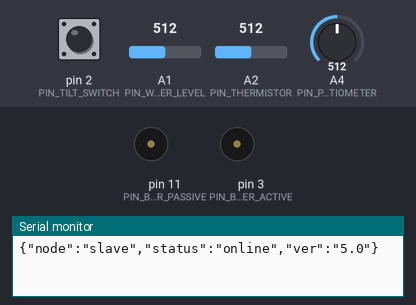
The sketch below on a simulated Arduino Uno, built with avr-gcc and run on an emulated ATmega328P. Parts: buzzer (waves = sounding, pin HIGH), the last lines printed to the serial monitor. The inputs (shaded band) are chosen by the test bench; at power-on: pin 2 (PIN_TILT_SWITCH) HIGH, A1 (PIN_WATER_LEVEL) = 512, A2 (PIN_THERMISTOR) = 512, A4 (PIN_POTENTIOMETER) = 512.

Above: at 1.2 s.
1.3 s: pin 2 (PIN_TILT_SWITCH) pulled LOW for 0.15 s
At 2.6 s:
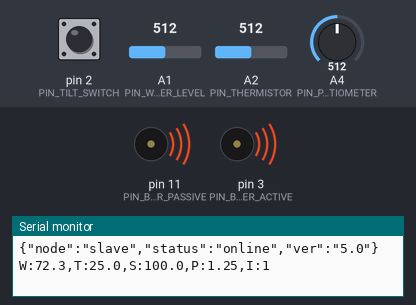
Timing chart, 0 to 17.8 s (numbered marks = the images above; inputs shaded):
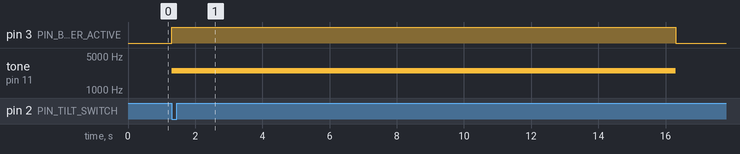

Measured:
- after the input at 1.3 s, pin 3 (PIN_BUZZER_ACTIVE): LOW → HIGH at once, → LOW 15.0 s later; tone on pin 11 (PIN_BUZZER_PASSIVE): silent → 2500 Hz at once, → silent 15.0 s later

The sketch:

GeoSense_Arduino_Slave_v5.ino
```cpp
// ================================================================
//  GEO-SENSE AFRICA v5.0 — ARDUINO UNO SLAVE NODE (FINAL)
//  Multi-Hazard Early Warning System — Edge Processing Unit
// ================================================================
//
//  SERIAL PROTOCOL (v5.0 CORE)
//  ─────────────────────────────────────────────────────────────
//  TX Format: W:xx.x,T:xx.x,S:xx.x,P:x.xx,I:x
//  Role: High-frequency sensor fusion & autonomous fail-safe alerts.
// ================================================================

#include <avr/wdt.h>

// ── PINS ─────────────────────────────────────────────────────
#define PIN_WATER_LEVEL     A1
#define PIN_THERMISTOR      A2
#define PIN_POTENTIOMETER   A4
#define PIN_TILT_SWITCH     2   // INT0
#define PIN_BUZZER_ACTIVE   3
#define PIN_BUZZER_PASSIVE  11

// ── CONFIG ───────────────────────────────────────────────────
#define THERMISTOR_NOMINAL  10000.0f
#define SERIES_RESISTOR     10000.0f
#define BCOEFFICIENT        3950.0f
#define TEMP_NOMINAL        298.15f

#define TX_INTERVAL         2000UL
#define SAMPLE_INTERVAL      150UL
#define EMA_ALPHA           0.3f

// ── STATE ────────────────────────────────────────────────────
volatile bool     tiltTriggered = false;
volatile uint32_t tiltMs        = 0;
volatile uint32_t lastTiltMs    = 0;

float waterLevel = 0.0f, thermistorTemp = 25.0f, potCalibration = 1.0f, slopePct = 0.0f, ema_water = 0.0f;
uint32_t lastTx = 0, lastSample = 0, lastBuz = 0;
int cmdAlert = 0;
bool buzzerOn = false;

char rxBuf[32];
uint8_t rxIdx = 0;

void LANDSLIDE_ISR() {
  tiltTriggered = true;
  tiltMs = millis();
  lastTiltMs = tiltMs;
}

void setup() {
  wdt_enable(WDTO_4S);
  Serial.begin(9600);

  pinMode(PIN_TILT_SWITCH, INPUT_PULLUP);
  attachInterrupt(digitalPinToInterrupt(PIN_TILT_SWITCH), LANDSLIDE_ISR, FALLING);

  pinMode(PIN_BUZZER_ACTIVE,  OUTPUT);
  pinMode(PIN_BUZZER_PASSIVE, OUTPUT);
  digitalWrite(PIN_BUZZER_ACTIVE, LOW);
  noTone(PIN_BUZZER_PASSIVE);

  Serial.println(F("{\"node\":\"slave\",\"status\":\"online\",\"ver\":\"5.0\"}"));
}

void loop() {
  wdt_reset();
  const uint32_t now = millis();

  bool tiltNow;
  { noInterrupts(); tiltNow = tiltTriggered; interrupts(); }
  if (tiltNow && (now - tiltMs > 15000UL)) { noInterrupts(); tiltTriggered = false; interrupts(); }

  // Slope Decay
  if (now - lastTiltMs > 30000UL) slopePct = max(0.0f, slopePct - 2.0f);
  else if (tiltNow) slopePct = min(100.0f, slopePct + 30.0f);

  // Sampling
  if (now - lastSample >= SAMPLE_INTERVAL) {
    lastSample = now;
    float wRaw = (float)map(analogRead(PIN_WATER_LEVEL), 0, 700, 0, 100);
    ema_water = (EMA_ALPHA * constrain(wRaw,0,100)) + ((1.0f - EMA_ALPHA) * ema_water);
    waterLevel = ema_water;

    int tRaw = analogRead(PIN_THERMISTOR);
    if (tRaw > 10 && tRaw < 1010) {
      float res = SERIES_RESISTOR * ((1023.0f / (float)tRaw) - 1.0f);
      float invT = (1.0f / TEMP_NOMINAL) + (log(res / THERMISTOR_NOMINAL) / BCOEFFICIENT);
      thermistorTemp = (1.0f / invT) - 273.15f;
    }
    potCalibration = (float)map(analogRead(PIN_POTENTIOMETER), 0, 1023, 50, 200) / 100.0f;
  }

  // Serial RX
  while (Serial.available()) {
    char c = (char)Serial.read();
    if (c == '\n' || c == '\r') {
      rxBuf[rxIdx] = '\0';
      if (strncmp(rxBuf, "CMD:", 4) == 0) cmdAlert = atoi(rxBuf + 4);
      rxIdx = 0;
    } else if (rxIdx < 31) rxBuf[rxIdx++] = c;
  }

  // Alerts (Autonomous Fail-safe)
  if (tiltNow) {
    if (!buzzerOn) { tone(PIN_BUZZER_PASSIVE, 2500); digitalWrite(PIN_BUZZER_ACTIVE, HIGH); buzzerOn = true; }
  } else {
    if (cmdAlert >= 2) {
      if (now - lastBuz > 450) { lastBuz = now; static bool p=0; tone(PIN_BUZZER_PASSIVE, (p=!p)?1800:2000, 180); buzzerOn=1; }
    } else if (cmdAlert == 1) {
      if (now - lastBuz > 3000) { lastBuz = now; tone(PIN_BUZZER_PASSIVE, 880, 120); buzzerOn=0; }
    } else if (buzzerOn) { noTone(PIN_BUZZER_PASSIVE); digitalWrite(PIN_BUZZER_ACTIVE, LOW); buzzerOn=0; }
  }

  // Transmit
  if (now - lastTx >= TX_INTERVAL) {
    lastTx = now;
    Serial.print(F("W:")); Serial.print(waterLevel,1);
    Serial.print(F(",T:")); Serial.print(thermistorTemp,1);
    Serial.print(F(",S:")); Serial.print(slopePct,1);
    Serial.print(F(",P:")); Serial.print(potCalibration,2);
    Serial.print(F(",I:")); Serial.println(tiltNow?1:0);
  }
}
```
